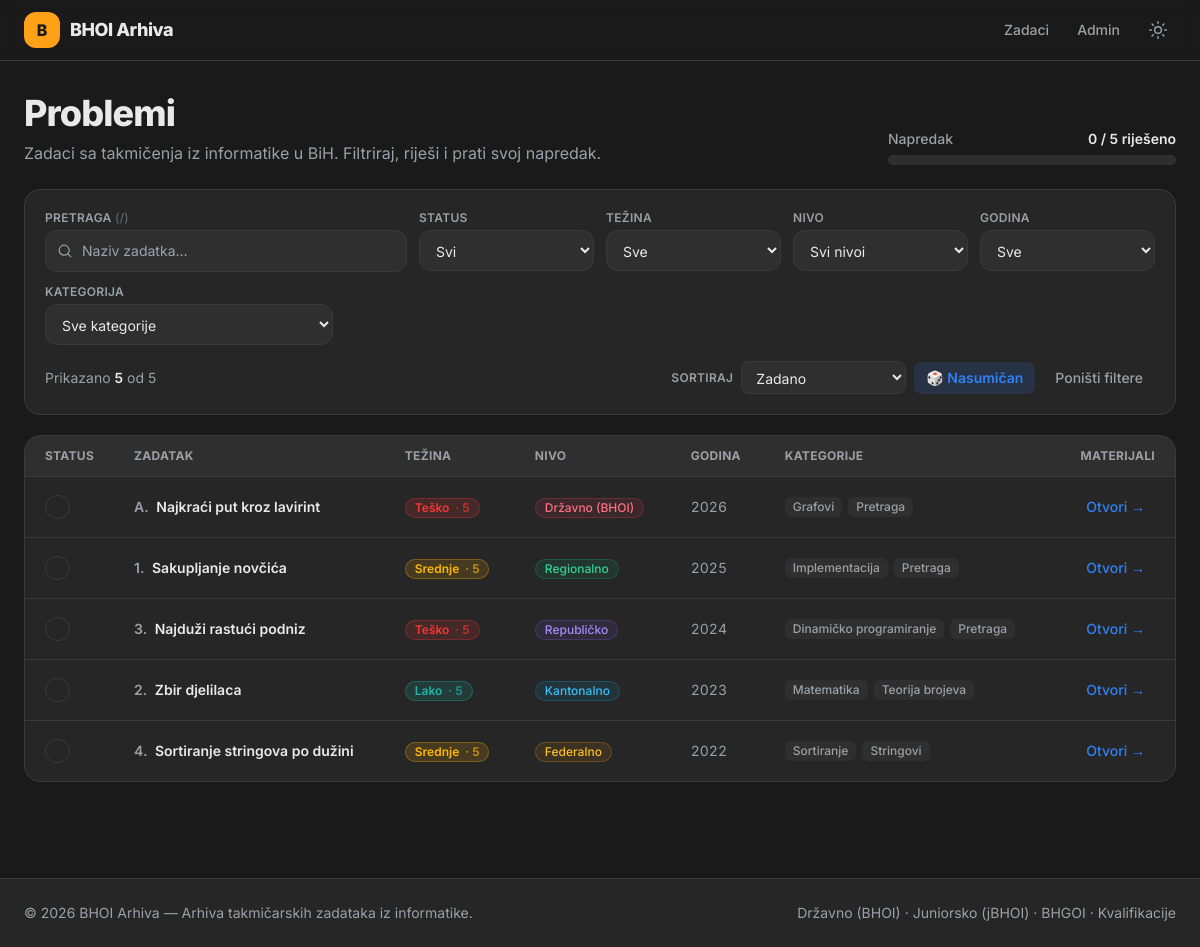
The page / on the database its author committed.
### tables this page shows
CREATE TABLE `tasks` (
    `id`             INT UNSIGNED NOT NULL AUTO_INCREMENT,
    `title`          VARCHAR(200) NOT NULL,
    `slug`           VARCHAR(220) NOT NULL,
    `statement`      MEDIUMTEXT NULL,                  
    `year`           SMALLINT UNSIGNED NOT NULL,
    `level_id`       INT UNSIGNED NOT NULL,
    `difficulty`     ENUM('Lako','Srednje','Teško') NOT NULL DEFAULT 'Srednje',
                                                       
    `difficulty_rating` TINYINT UNSIGNED NOT NULL DEFAULT 5,  
    `problem_index`  VARCHAR(10) NULL,                 
    `time_limit_ms`  INT UNSIGNED NULL,
    `memory_limit_mb`INT UNSIGNED NULL,
    `pdf_path`       VARCHAR(255) NULL,                
    `tests_path`     VARCHAR(255) NULL,                
    `created_at`     TIMESTAMP NOT NULL DEFAULT CURRENT_TIMESTAMP,
    `updated_at`     TIMESTAMP NOT NULL DEFAULT CURRENT_TIMESTAMP ON UPDATE CURRENT_TIMESTAMP,
    PRIMARY KEY (`id`),
    UNIQUE KEY `uq_tasks_slug` (`slug`),
    KEY `idx_tasks_year` (`year`),
    KEY `idx_tasks_level` (`level_id`),
    KEY `idx_tasks_difficulty` (`difficulty`),
    KEY `idx_tasks_difficulty_rating` (`difficulty_rating`),
    CONSTRAINT `fk_tasks_level`
        FOREIGN KEY (`level_id`) REFERENCES `levels` (`id`)
        ON UPDATE CASCADE ON DELETE RESTRICT
);

CREATE TABLE `levels` (
    `id`         INT UNSIGNED NOT NULL AUTO_INCREMENT,
    `name`       VARCHAR(100) NOT NULL,
    `slug`       VARCHAR(100) NOT NULL,
    `sort_order` TINYINT UNSIGNED NOT NULL DEFAULT 0,  
    PRIMARY KEY (`id`),
    UNIQUE KEY `uq_levels_slug` (`slug`),
    UNIQUE KEY `uq_levels_name` (`name`)
);

### includes/bootstrap.php (called while the page is built, shortened)
<?php
function e(?string $value): string
{
    return htmlspecialchars($value ?? '', ENT_QUOTES | ENT_SUBSTITUTE, 'UTF-8');
}
function url(string $path = ''): string
{
    return BASE_URL . '/' . ltrim($path, '/');
}
function level_badge(string $slug): string
{
    return match ($slug) {
        'drzavno-bhoi' => 'bg-rose-500/10 text-rose-600 dark:text-rose-400 ring-rose-500/25',
        'jbhoi'        => 'bg-violet-500/10 text-violet-600 dark:text-violet-400 ring-violet-500/25',
        'bhgoi'        => 'bg-fuchsia-500/10 text-fuchsia-600 dark:text-fuchsia-400 ring-fuchsia-500/25',
        'kvalifikacije'=> 'bg-sky-500/10 text-sky-600 dark:text-sky-400 ring-sky-500/25',
        'kantonalno'   => 'bg-sky-500/10 text-sky-600 dark:text-sky-400 ring-sky-500/25',
        'regionalno'   => 'bg-emerald-500/10 text-emerald-600 dark:text-emerald-400 ring-emerald-500/25',
        'federalno'    => 'bg-amber-500/10 text-amber-600 dark:text-amber-400 ring-amber-500/25',
        'republicko'   => 'bg-violet-500/10 text-violet-600 dark:text-violet-400 ring-violet-500/25',
        default        => 'bg-elevated text-muted ring-line',
    };
}
function difficulty_badge(string $difficulty): string
{
    return match ($difficulty) {
        'Lako'    => 'bg-easy/15 text-easy ring-easy/30',
        'Srednje' => 'bg-medium/15 text-medium ring-medium/30',
        'Teško'   => 'bg-hard/15 text-hard ring-hard/30',
        default   => 'bg-elevated text-muted ring-line',
    };
}

### index.php (the view, shortened to what this page needs)
<?php
require_once __DIR__ . '/includes/bootstrap.php';
$pdo = db();
$sql = "
    SELECT
        t.id, t.title, t.slug, t.year, t.difficulty, t.difficulty_rating, t.problem_index,
        t.pdf_path, t.tests_path,
        l.name  AS level_name,
        l.slug  AS level_slug,
        (SELECT COUNT(*) FROM solutions s WHERE s.task_id = t.id) AS solution_count
    FROM tasks t
    JOIN levels l ON l.id = t.level_id
    ORDER BY t.year DESC, l.sort_order DESC, t.problem_index ASC, t.title ASC
";
$tasks = $pdo->query($sql)->fetchAll();
$tagsByTask = [];
$tagRows = $pdo->query("
    SELECT tt.task_id, tg.name, tg.slug
    FROM task_tags tt
    JOIN tags tg ON tg.id = tt.tag_id
    ORDER BY tg.name
")->fetchAll();
foreach ($tagRows as $tr) {
    $tagsByTask[$tr['task_id']][] = ['name' => $tr['name'], 'slug' => $tr['slug']];
}
$total = count($tasks);
require __DIR__ . '/includes/header.php';
?>
<section class="mb-6 flex flex-col gap-5 sm:flex-row sm:items-end sm:justify-between">
    <div>
        <h1 class="text-3xl font-extrabold tracking-tight text-fg sm:text-4xl">Problemi</h1>
        <p class="mt-2 max-w-2xl text-muted">
            Zadaci sa takmičenja iz informatike u BiH. Filtriraj, riješi i prati svoj napredak.
        </p>
    </div>
    <div class="w-full sm:w-72">
        <div class="mb-1.5 flex items-baseline justify-between text-sm">
            <span class="font-medium text-muted">Napredak</span>
            <span class="font-semibold text-fg"><span id="solved-count">0</span> / <?= $total ?> riješeno</span>
        </div>
        <div class="h-2.5 w-full overflow-hidden rounded-full bg-elevated">
        </div>
    </div>
</section>
<section class="mb-5 rounded-2xl border border-line bg-card p-4 shadow-sm sm:p-5">
    <div class="grid grid-cols-2 gap-3 lg:grid-cols-12">
        <div class="col-span-2 lg:col-span-4">
            <label for="f-search" class="mb-1 block text-xs font-semibold uppercase tracking-wide text-muted">Pretraga <span class="font-normal normal-case opacity-60">(/)</span></label>
            <div class="relative">
                <input id="f-search" type="search" placeholder="Naziv zadatka…"
                       class="filter w-full rounded-xl border border-line bg-elevated py-2.5 pl-9 pr-3 text-sm text-fg outline-none transition focus:border-accent focus:ring-2 focus:ring-accent/30">
            </div>
        </div>
        <div class="lg:col-span-2">
            <label for="f-status" class="mb-1 block text-xs font-semibold uppercase tracking-wide text-muted">Status</label>
            <select id="f-status" class="filter w-full rounded-xl border border-line bg-elevated py-2.5 px-3 text-sm text-fg outline-none transition focus:border-accent focus:ring-2 focus:ring-accent/30">
                <option value="">Svi</option>
            </select>
        </div>
        <div class="lg:col-span-2">
            <label for="f-difficulty" class="mb-1 block text-xs font-semibold uppercase tracking-wide text-muted">Težina</label>
            <select id="f-difficulty" class="filter w-full rounded-xl border border-line bg-elevated py-2.5 px-3 text-sm text-fg outline-none transition focus:border-accent focus:ring-2 focus:ring-accent/30">
                <option value="">Sve</option>
            </select>
        </div>
        <div class="lg:col-span-2">
            <label for="f-level" class="mb-1 block text-xs font-semibold uppercase tracking-wide text-muted">Nivo</label>
            <select id="f-level" class="filter w-full rounded-xl border border-line bg-elevated py-2.5 px-3 text-sm text-fg outline-none transition focus:border-accent focus:ring-2 focus:ring-accent/30">
                <option value="">Svi nivoi</option>
            </select>
        </div>
        <div class="lg:col-span-2">
            <label for="f-year" class="mb-1 block text-xs font-semibold uppercase tracking-wide text-muted">Godina</label>
            <select id="f-year" class="filter w-full rounded-xl border border-line bg-elevated py-2.5 px-3 text-sm text-fg outline-none transition focus:border-accent focus:ring-2 focus:ring-accent/30">
                <option value="">Sve</option>
            </select>
        </div>
        <div class="col-span-2 lg:col-span-12">
            <label for="f-tag" class="mb-1 block text-xs font-semibold uppercase tracking-wide text-muted">Kategorija</label>
            <select id="f-tag" class="filter w-full rounded-xl border border-line bg-elevated py-2.5 px-3 text-sm text-fg outline-none transition focus:border-accent focus:ring-2 focus:ring-accent/30 lg:w-72">
                <option value="">Sve kategorije</option>
            </select>
        </div>
    </div>
    <div class="mt-4 flex flex-wrap items-center justify-between gap-3">
        <p class="text-sm text-muted">
            Prikazano <span id="result-count" class="font-semibold text-fg"><?= $total ?></span> od <?= $total ?>
        </p>
        <div class="flex items-center gap-2">
            <label for="f-sort" class="text-xs font-semibold uppercase tracking-wide text-muted">Sortiraj</label>
            <select id="f-sort" class="filter rounded-lg border border-line bg-elevated py-1.5 px-2.5 text-sm text-fg outline-none transition focus:border-accent focus:ring-2 focus:ring-accent/30">
                <option value="">Zadano</option>
            </select>
            <button id="pick-random" class="inline-flex items-center gap-1.5 rounded-lg bg-accent/15 px-3 py-1.5 text-sm font-semibold text-accent transition hover:bg-accent/25">
                🎲 Nasumičan
            </button>
            <button id="clear-filters" class="rounded-lg px-3 py-1.5 text-sm font-medium text-muted transition hover:bg-elevated hover:text-fg">
                Poništi filtere
            </button>
        </div>
    </div>
</section>
<section class="overflow-hidden rounded-2xl border border-line bg-card shadow-sm">
    <div class="overflow-x-auto">
        <table class="min-w-full divide-y divide-line text-sm">
            <thead class="bg-elevated text-left text-xs font-semibold uppercase tracking-wide text-muted">
                <tr>
                    <th class="px-5 py-3 w-12">Status</th>
                    <th class="px-5 py-3">Zadatak</th>
                    <th class="px-5 py-3">Težina</th>
                    <th class="px-5 py-3">Nivo</th>
                    <th class="px-5 py-3">Godina</th>
                    <th class="px-5 py-3">Kategorije</th>
                    <th class="px-5 py-3 text-right">Materijali</th>
                </tr>
            </thead>
            <tbody id="task-rows" class="divide-y divide-line">
                <?php foreach ($tasks as $t):
                    $taskTags = $tagsByTask[$t['id']] ?? [];
                    $tagNames = array_column($taskTags, 'name');
                    $tagSlugs = array_column($taskTags, 'slug');
                    $searchBlob = mb_strtolower($t['title'] . ' ' . $t['level_name'] . ' ' . implode(' ', $tagNames), 'UTF-8');
                    $taskUrl = url('task.php?id=' . (int) $t['id']);
                ?>
                <tr class="task-row group transition hover:bg-elevated/60"
                    data-id="<?= (int) $t['id'] ?>"
                    data-year="<?= e((string) $t['year']) ?>"
                    data-level="<?= e($t['level_slug']) ?>"
                    data-difficulty="<?= e($t['difficulty']) ?>"
                    data-rating="<?= (int) $t['difficulty_rating'] ?>"
                    data-title="<?= e($t['title']) ?>"
                    data-tags="<?= e(implode(' ', $tagSlugs)) ?>"
                    data-search="<?= e($searchBlob) ?>"
                    data-url="<?= e($taskUrl) ?>">
                    <td class="px-5 py-4">
                        <button type="button" class="status-toggle" data-id="<?= (int) $t['id'] ?>" title="Označi kao riješeno" aria-label="Označi kao riješeno">
                            <svg class="h-3.5 w-3.5" viewBox="0 0 20 20" fill="none" stroke="currentColor" stroke-width="3"><path stroke-linecap="round" stroke-linejoin="round" d="M4 10l4 4 8-9"/></svg>
                        </button>
                    </td>
                    <td class="px-5 py-4">
                        <a href="<?= e($taskUrl) ?>" class="row-title font-semibold text-fg transition group-hover:text-accent">
                            <?php if ($t['problem_index'] !== null && $t['problem_index'] !== ''): ?>
                                <span class="mr-1 text-muted"><?= e($t['problem_index']) ?>.</span>
                            <?php endif; ?>
                            <?= e($t['title']) ?>
                        </a>
                    </td>
                    <td class="px-5 py-4">
                        <span class="inline-flex items-center gap-1.5 rounded-full px-2.5 py-0.5 text-xs font-semibold ring-1 ring-inset <?= difficulty_badge($t['difficulty']) ?>">
                            <?= e($t['difficulty']) ?>
                            <span class="opacity-70">·&nbsp;<?= (int) $t['difficulty_rating'] ?></span>
                        </span>
                    </td>
                    <td class="px-5 py-4">
                        <span class="inline-flex items-center rounded-full px-2.5 py-0.5 text-xs font-medium ring-1 ring-inset <?= level_badge($t['level_slug']) ?>">
                            <?= e($t['level_name']) ?>
                        </span>
                    </td>
                    <td class="px-5 py-4 tabular-nums text-muted"><?= e((string) $t['year']) ?></td>
                    <td class="px-5 py-4">
                        <div class="flex flex-wrap gap-1.5">
                            <?php foreach ($tagNames as $name): ?>
                                <span class="inline-flex items-center rounded-md bg-elevated px-2 py-0.5 text-xs font-medium text-muted"><?= e($name) ?></span>
                            <?php endforeach; ?>
                        </div>
                    </td>
                    <td class="px-5 py-4">
                        <div class="flex items-center justify-end gap-2">
                            <a href="<?= e($taskUrl) ?>" class="ml-1 rounded-lg px-2.5 py-1 text-sm font-medium text-accent transition hover:bg-accent/15">Otvori →</a>
                        </div>
                    </td>
                </tr>
                <?php endforeach; ?>
            </tbody>
        </table>
    </div>
</section>
<?php require __DIR__ . '/includes/footer.php'; ?>

### rows shown on the page
tasks: problem_index "A", title "Najkraći put kroz lavirint", difficulty "Teško", difficulty_rating "5", level.name "Državno (BHOI)", year "2026", id "Grafovi", id "Pretraga"
tasks: problem_index "1", title "Sakupljanje novčića", difficulty "Srednje", difficulty_rating "5", level.name "Regionalno", year "2025", id "Implementacija", id "Pretraga"
tasks: problem_index "3", title "Najduži rastući podniz", difficulty "Teško", difficulty_rating "5", level.name "Republičko", year "2024", id "Dinamičko programiranje", id "Pretraga"
tasks: problem_index "2", title "Zbir djelilaca", difficulty "Lako", difficulty_rating "5", level.name "Kantonalno", year "2023", id "Matematika", id "Teorija brojeva"
tasks: problem_index "4", title "Sortiranje stringova po dužini", difficulty "Srednje", difficulty_rating "5", level.name "Federalno", year "2022", id "Sortiranje", id "Stringovi"

### other values the page prints
APP_NAME "BHOI Arhiva"
$total "5"
